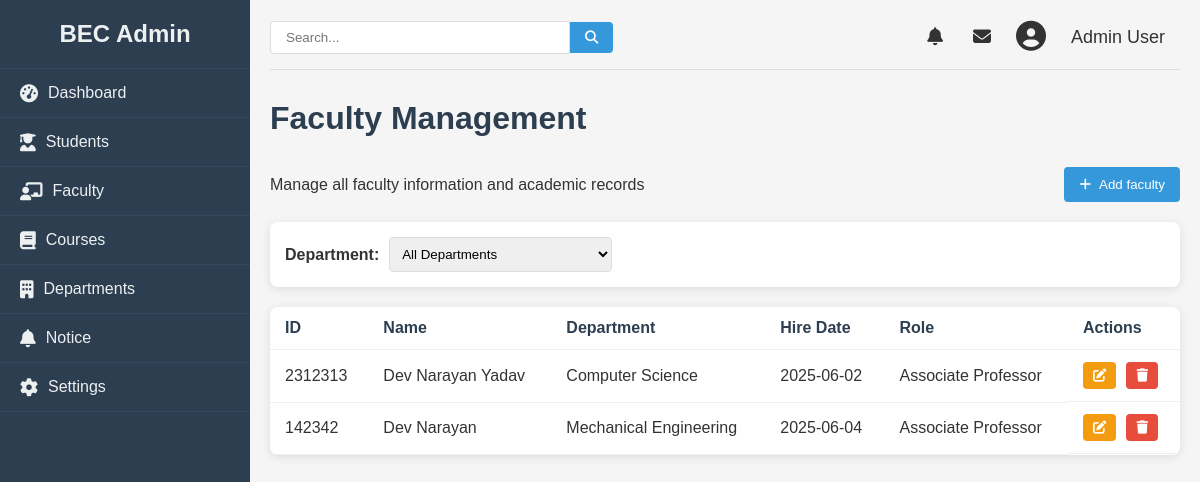
Page /admin/faculty (signed in) on the earlier database version.
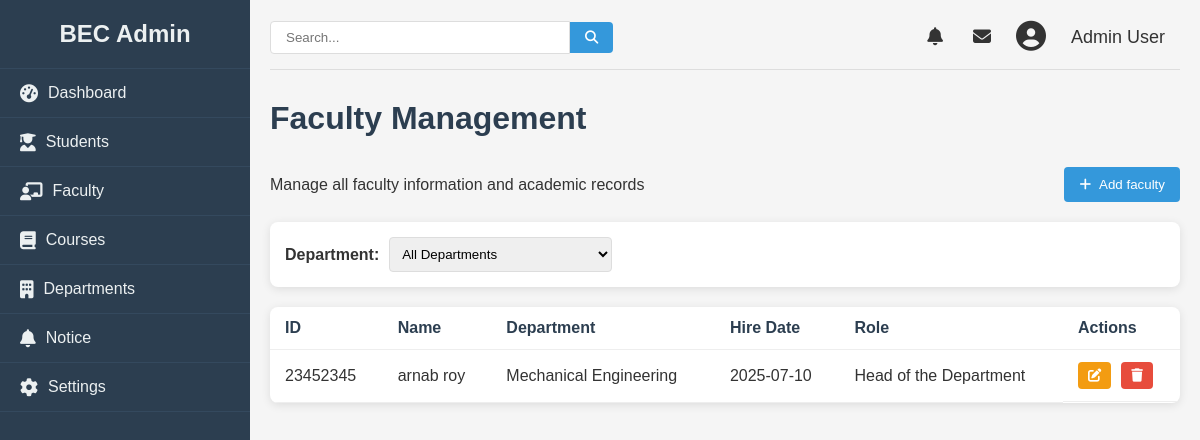
Same page on the later database version.
### college/model.py (models this page shows, shortened)
class Faculty(db.Model):
    id = db.Column(db.Integer, primary_key=True)
    name = db.Column(db.String(100), nullable=False)
    facultyid = db.Column(db.Integer, nullable=False)
    education = db.Column(db.String(100), nullable=False)
    email = db.Column(db.String(100), nullable=False)
    phone = db.Column(db.Integer, nullable=False)
    department = db.Column(db.Integer, nullable=False)
    role = db.Column(db.String, nullable=False)
    dob = db.Column(db.Date, nullable=False)
    doj = db.Column(db.Date, nullable=False)
    gender = db.Column(db.String, nullable=False)
    address = db.Column(db.String, nullable=False)

### college/admin/adminroute.py (the view)
@app.route("/admin/faculty", methods = ["GET", "POST"])
def faculty():
    logged = 'user_id' in session
    if logged:
        users = Faculty.query.all()
        return render_template("faculty.html", faculties= users, departments= dep)
    else:
        return redirect(url_for("login"))

### college/admin/templates/faculty.html (shortened to what the changed rows need)
{% from "macro/cmsnav.html" import cmsnav%}
{%extends "admbase.html"%}
{%block head%}
    <link rel="stylesheet" href="{{url_for('static', filename='css/styles.css')}}">
    <link rel="stylesheet" href="https://cdnjs.cloudflare.com/ajax/libs/font-awesome/6.4.0/css/all.min.css">
{%endblock%}
{%block content%}
    <div class="container" w-tid="21">
        {{cmsnav()}}
        <main class="main-content" w-tid="111">
            <div id="dashboard-page" class="content-section" w-tid="139">
                <div class="dashboard" w-tid="141">
                    <h1 w-tid="357">Faculty Management</h1>
                    <div class="students-table" w-tid="673">
                        <table w-tid="675">
                            <thead w-tid="677">
                                <tr w-tid="679">
                                    <th w-tid="681">ID</th>
                                    <th w-tid="683">Name</th>
                                    <th w-tid="685">Department</th>
                                    <th w-tid="689">Hire Date</th>
                                    <th w-tid="691">Role</th>
                                    <th w-tid="693">Actions</th>
                                </tr>
                            </thead>
                            <tbody w-tid="695">
                                {%for faculty in faculties%}
                                <tr w-tid="697">
                                    <td w-tid="699">{{faculty.facultyid}}</td>
                                    <td w-tid="701">{{faculty.name}}</td>
                                    <td w-tid="703">{{faculty.department}}</td>
                                    <td w-tid="707">{{faculty.doj}}</td>
                                    <td w-tid="709">{{faculty.role}}</td>
                                    <td class="action-cell" w-tid="711">
                                        <button class="action-btn edit-btn" w-tid="717">
                                            <a href="/admin/update/faculty/{{faculty.id}}">
                                            <i class="fas fa-edit" w-tid="467"></i>
                                        </a>
                                        <button class="action-btn delete-btn" w-tid="721">
                                            <a href="/admin/faculty/delete/{{faculty.id}}"><i class="fas fa-trash" w-tid="723"></i></a>
                                        </button>
                                    </td>
                                </tr>
                                {%endfor%}
                            </tbody>
                        </table>
                    </div>
                </div>
            </div>
        </main>
    </div>
    {%endblock%}

Differences in the rows shown:
removed Faculty: facultyid "2312313", name "Dev Narayan Yadav", department "Computer Science", doj "2025-06-02", role "Associate Professor"
removed Faculty: facultyid "142342", name "Dev Narayan", department "Mechanical Engineering", doj "2025-06-04", role "Associate Professor"
added Faculty: facultyid "23452345", name "arnab roy", department "Mechanical Engineering", doj "2025-07-10", role "Head of the Department"
